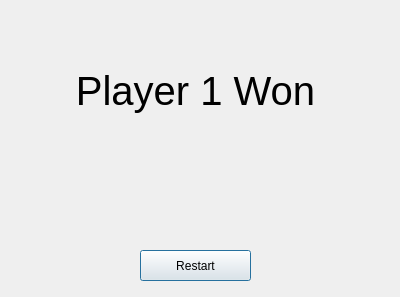
<?xml version="1.0" encoding="UTF-8"?>
<ui version="4.0">
 <class>Dialog</class>
 <widget class="QDialog" name="Dialog">
  <property name="geometry">
   <rect>
    <x>0</x>
    <y>0</y>
    <width>400</width>
    <height>297</height>
   </rect>
  </property>
  <property name="windowTitle">
   <string>Dialog</string>
  </property>
  <widget class="QPushButton" name="restartButton">
   <property name="geometry">
    <rect>
     <x>140</x>
     <y>250</y>
     <width>111</width>
     <height>31</height>
    </rect>
   </property>
   <property name="sizePolicy">
    <sizepolicy hsizetype="Minimum" vsizetype="Minimum">
     <horstretch>0</horstretch>
     <verstretch>0</verstretch>
    </sizepolicy>
   </property>
   <property name="text">
    <string>Restart</string>
   </property>
  </widget>
  <widget class="QLabel" name="label">
   <property name="geometry">
    <rect>
     <x>30</x>
     <y>30</y>
     <width>331</width>
     <height>121</height>
    </rect>
   </property>
   <property name="font">
    <font>
     <pointsize>30</pointsize>
    </font>
   </property>
   <property name="text">
    <string>Player 1 Won</string>
   </property>
   <property name="alignment">
    <set>Qt::AlignCenter</set>
   </property>
  </widget>
 </widget>
 <resources/>
 <connections/>
</ui>
